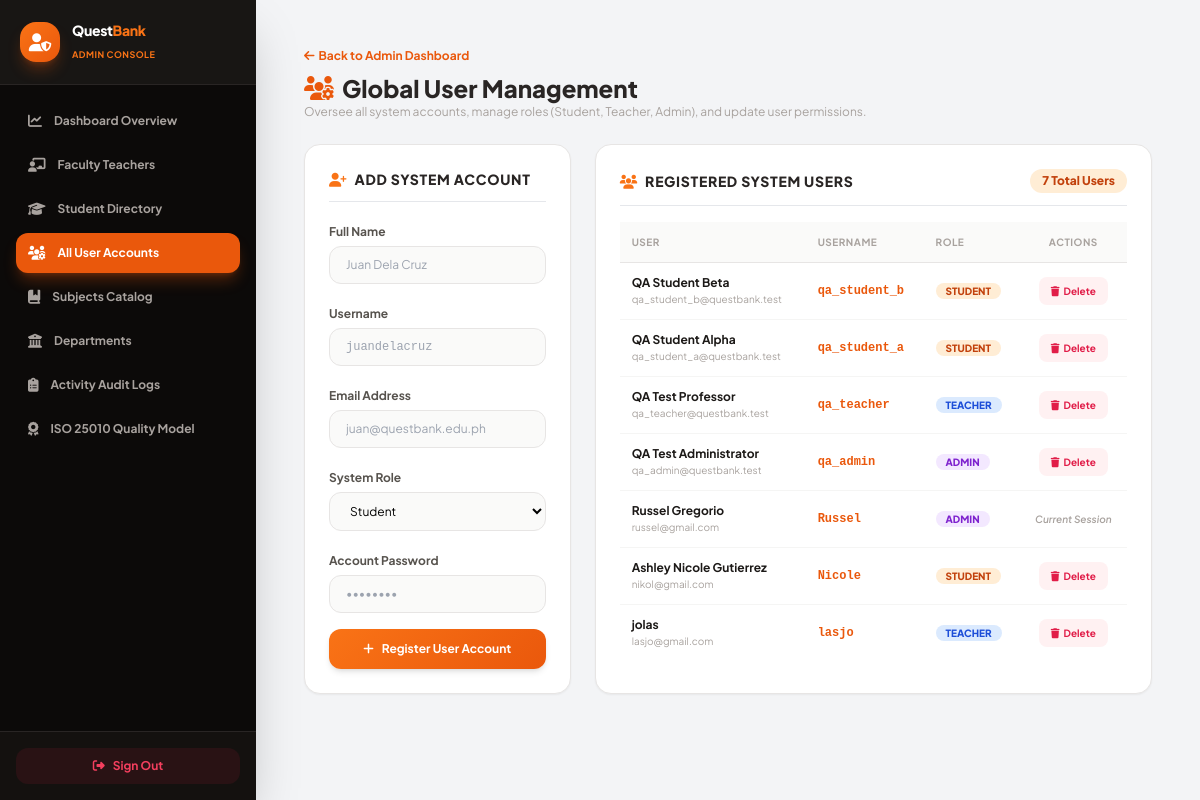
The page /admin/manage_users.php (signed in) on the database its author committed.
### tables this page shows
CREATE TABLE `users` (
  `id` int NOT NULL AUTO_INCREMENT,
  `fullname` varchar(100) NOT NULL,
  `username` varchar(50) NOT NULL,
  `email` varchar(100) NOT NULL,
  `password` varchar(255) NOT NULL,
  `role` enum('admin','teacher','student') NOT NULL,
  `created_at` timestamp NOT NULL DEFAULT CURRENT_TIMESTAMP,
  PRIMARY KEY (`id`),
  UNIQUE KEY `username` (`username`),
  UNIQUE KEY `email` (`email`),
  KEY `idx_users_role` (`role`)
);

### app/session.php (called while the page is built, shortened)
<?php
function getCurrentUserId() {
    return $_SESSION['user_id'] ?? null;
}

### admin/manage_users.php (the view, shortened to what this page needs)
<?php
$pdo = getDBConnection();
try {
    $stmtUsers = $pdo->query("SELECT id, fullname, username, email, role, created_at FROM users ORDER BY id DESC");
    $users = $stmtUsers->fetchAll();
} catch (PDOException $e) {
    error_log("Manage users error: " . $e->getMessage());
    die("Database Connection Error.");
}
?>
<!DOCTYPE html>
<html lang="en">
<head>
    <script src="https://cdn.tailwindcss.com"></script>
    <link rel="stylesheet" href="https://cdnjs.cloudflare.com/ajax/libs/font-awesome/6.4.0/css/all.min.css">
</head>
<body class="bg-[#f3f4f6] min-h-screen flex">
    <?php require_once __DIR__ . '/../includes/admin_sidebar.php'; ?>
    <main class="flex-1 ml-16 lg:ml-64 p-6 md:p-12 overflow-y-auto min-h-screen">
        <div class="max-w-6xl mx-auto space-y-6">
        <div class="flex flex-col sm:flex-row sm:items-center sm:justify-between gap-4">
            <div>
                <a href="dashboard.php" class="text-xs font-bold text-orange-600 hover:underline flex items-center gap-1">
                    <i class="fa-solid fa-arrow-left"></i> Back to Admin Dashboard
                </a>
                <h1 class="text-2xl font-black text-stone-800 mt-2 flex items-center gap-2">
                    <i class="fa-solid fa-users-gear text-orange-600"></i> Global User Management
                </h1>
                <p class="text-xs text-stone-400">Oversee all system accounts, manage roles (Student, Teacher, Admin), and update user permissions.</p>
            </div>
        </div>
        <div class="grid grid-cols-1 lg:grid-cols-3 gap-6">
            <div class="bg-white border border-stone-200 rounded-2xl p-6 shadow-sm space-y-4 h-fit">
                <h3 class="text-sm font-extrabold uppercase tracking-wider text-stone-800 border-b pb-3">
                    <i class="fa-solid fa-user-plus text-orange-500 mr-1"></i> Add System Account
                </h3>
                <form action="manage_users.php" method="POST" class="space-y-4">
                    <div class="space-y-1">
                        <label class="text-xs font-bold text-stone-600">Full Name</label>
                        <input type="text" name="fullname" required placeholder="Juan Dela Cruz" class="w-full bg-stone-50 border border-stone-200 rounded-xl px-4 py-2.5 text-xs outline-none focus:border-orange-500">
                    </div>
                    <div class="space-y-1">
                        <label class="text-xs font-bold text-stone-600">Username</label>
                        <input type="text" name="username" required placeholder="juandelacruz" class="w-full bg-stone-50 border border-stone-200 rounded-xl px-4 py-2.5 text-xs outline-none focus:border-orange-500 font-mono">
                    </div>
                    <div class="space-y-1">
                        <label class="text-xs font-bold text-stone-600">Email Address</label>
                        <input type="email" name="email" required placeholder="juan@questbank.edu.ph" class="w-full bg-stone-50 border border-stone-200 rounded-xl px-4 py-2.5 text-xs outline-none focus:border-orange-500">
                    </div>
                    <div class="space-y-1">
                        <label class="text-xs font-bold text-stone-600">System Role</label>
                        <select name="role" required class="w-full bg-stone-50 border border-stone-200 rounded-xl px-4 py-2.5 text-xs outline-none focus:border-orange-500 cursor-pointer">
                            <option value="student">Student</option>
                        </select>
                    </div>
                    <div class="space-y-1">
                        <label class="text-xs font-bold text-stone-600">Account Password</label>
                        <input type="password" name="password" required placeholder="••••••••" class="w-full bg-stone-50 border border-stone-200 rounded-xl px-4 py-2.5 text-xs outline-none focus:border-orange-500">
                    </div>
                    <button type="submit" name="add_user" class="w-full bg-orange-gradient text-white font-bold text-xs py-3 rounded-xl transition-all shadow-md flex items-center justify-center gap-2">
                        <i class="fa-solid fa-plus"></i> Register User Account
                    </button>
                </form>
            </div>
            <div class="lg:col-span-2 bg-white border border-stone-200 rounded-2xl p-6 shadow-sm space-y-4">
                <div class="flex items-center justify-between border-b pb-3">
                    <h3 class="text-sm font-extrabold uppercase tracking-wider text-stone-800">
                        <i class="fa-solid fa-users text-orange-500 mr-1"></i> Registered System Users
                    </h3>
                    <span class="bg-orange-100 text-orange-700 text-xs font-black px-3 py-1 rounded-full">
                        <?php echo count($users); ?> Total Users
                    </span>
                </div>
                <?php if (!empty($users)): ?>
                    <div class="overflow-x-auto">
                        <table class="w-full text-left border-collapse text-xs text-stone-700">
                            <thead>
                                <tr class="bg-stone-50 border-b border-stone-200 text-stone-400 font-extrabold uppercase text-[10px] tracking-wider">
                                    <th class="p-3">User</th>
                                    <th class="p-3">Username</th>
                                    <th class="p-3">Role</th>
                                    <th class="p-3 text-center">Actions</th>
                                </tr>
                            </thead>
                            <tbody class="divide-y divide-stone-100 font-semibold">
                                <?php foreach ($users as $user): ?>
                                    <tr class="hover:bg-stone-50/50 transition-all">
                                        <td class="p-3 font-bold text-stone-800">
                                            <div>
                                                <p class="text-stone-900"><?php echo htmlspecialchars($user['fullname']); ?></p>
                                                <p class="text-[10px] text-stone-400 font-normal"><?php echo htmlspecialchars($user['email']); ?></p>
                                            </div>
                                        </td>
                                        <td class="p-3 font-mono font-bold text-orange-600"><?php echo htmlspecialchars($user['username']); ?></td>
                                        <td class="p-3">
                                            <?php if ($user['role'] === 'admin'): ?>
                                                <span class="bg-purple-100 text-purple-700 text-[10px] font-extrabold px-2.5 py-0.5 rounded-full uppercase">Admin</span>
                                            <?php elseif ($user['role'] === 'teacher'): ?>
                                                <span class="bg-blue-100 text-blue-700 text-[10px] font-extrabold px-2.5 py-0.5 rounded-full uppercase">Teacher</span>
                                            <?php else: ?>
                                                <span class="bg-orange-100 text-orange-700 text-[10px] font-extrabold px-2.5 py-0.5 rounded-full uppercase">Student</span>
                                            <?php endif; ?>
                                        </td>
                                        <td class="p-3 text-center">
                                            <?php if ($user['id'] != getCurrentUserId()): ?>
                                                <form method="POST" style="display:inline" onsubmit="return confirm('Are you sure you want to delete this account?');">
                                                    <button type="submit" class="bg-rose-50 text-rose-600 hover:bg-rose-600 hover:text-white px-3 py-1.5 rounded-lg text-[10px] font-bold transition-all inline-flex items-center gap-1">
                                                        <i class="fa-solid fa-trash"></i> Delete
                                                    </button>
                                                </form>
                                            <?php else: ?>
                                                <span class="text-[10px] text-stone-400 italic">Current Session</span>
                                            <?php endif; ?>
                                        </td>
                                    </tr>
                                <?php endforeach; ?>
                            </tbody>
                        </table>
                    </div>
                <?php endif; ?>
            </div>
        </div>
    </div>
    </main>
</body>
</html>

### admin/manage_users.php (style rules this page uses)
body { font-family: 'Plus Jakarta Sans', sans-serif; }
.bg-orange-gradient { background: linear-gradient(135deg, #f97316 0%, #ea580c 100%); }

### rows shown on the page
users: fullname "QA Student Beta", email "qa_student_b@questbank.test", username "qa_student_b", role "STUDENT"
users: fullname "QA Student Alpha", email "qa_student_a@questbank.test", username "qa_student_a", role "STUDENT"
users: fullname "QA Test Professor", email "qa_teacher@questbank.test", username "qa_teacher", role "TEACHER"
users: fullname "QA Test Administrator", email "qa_admin@questbank.test", username "qa_admin", role "ADMIN"
users: fullname "Russel Gregorio", email "russel@gmail.com", username "Russel", role "ADMIN", shows "Current Session"
users: fullname "Ashley Nicole Gutierrez", email "nikol@gmail.com", username "Nicole", role "STUDENT"
users: fullname "jolas", email "lasjo@gmail.com", username "lasjo", role "TEACHER"

### other values the page prints
count($users) "7"
